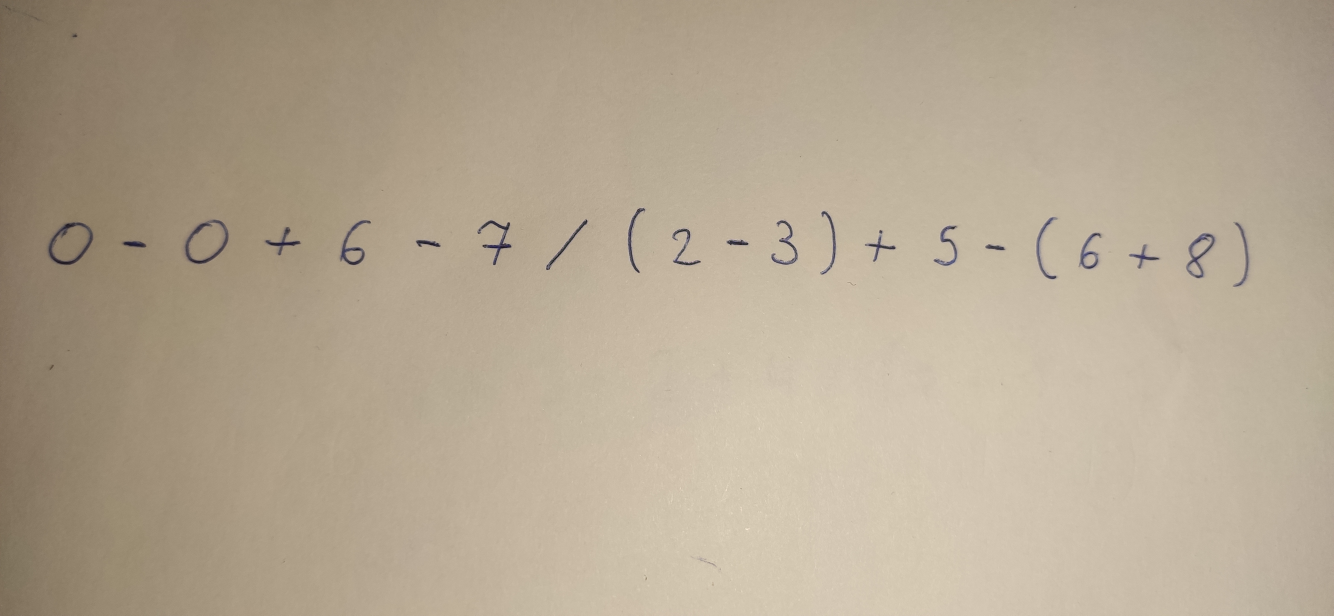
#> input picture example_tasks/IMG_20211215_224254.jpg, 4000 x 1846 px, found by its file name (shown at 1/3 size)
$ python play.py
#> lines starting #> are read from the running program, lines starting #| are printed output that depends on the picture; after the words box and inside, x2 and y2 are one past the last pixel; in counts of white or black regions, pixels touching at a corner belong together
import cv2
import imutils


if __name__ == '__main__':
    image = cv2.imread('IMG_20211215_224254.jpg')
#> image is the input picture: shape (1846, 4000, 3); mean B, G, R 146.1, 166.9, 180.7
    # image = cv2.resize(image, (1000, 460))
    image = cv2.resize(image, None, fx=0.25, fy=0.25)
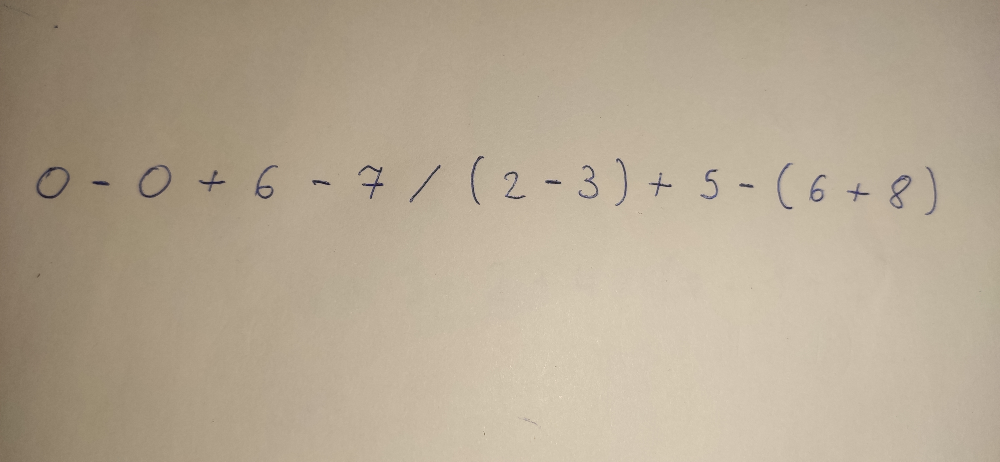
#> image: shape (462, 1000, 3); mean B, G, R 146.2, 167.1, 180.9
    gray = cv2.cvtColor(image, cv2.COLOR_BGR2GRAY)
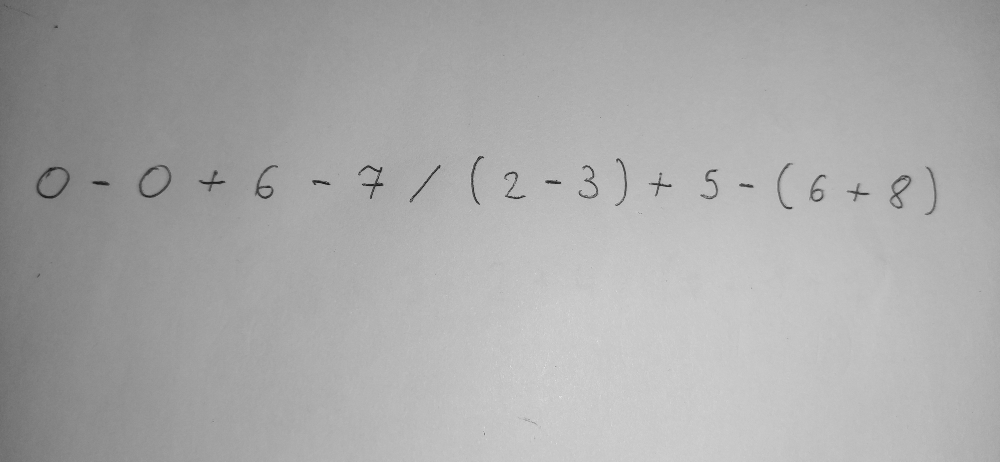
#> gray: shape (462, 1000); min 21, max 230, mean 168.8
    blurred = cv2.GaussianBlur(gray, (5, 5), 0)
    img_thresh = cv2.adaptiveThreshold(blurred, 255, cv2.ADAPTIVE_THRESH_GAUSSIAN_C, cv2.THRESH_BINARY_INV, 11, 2)
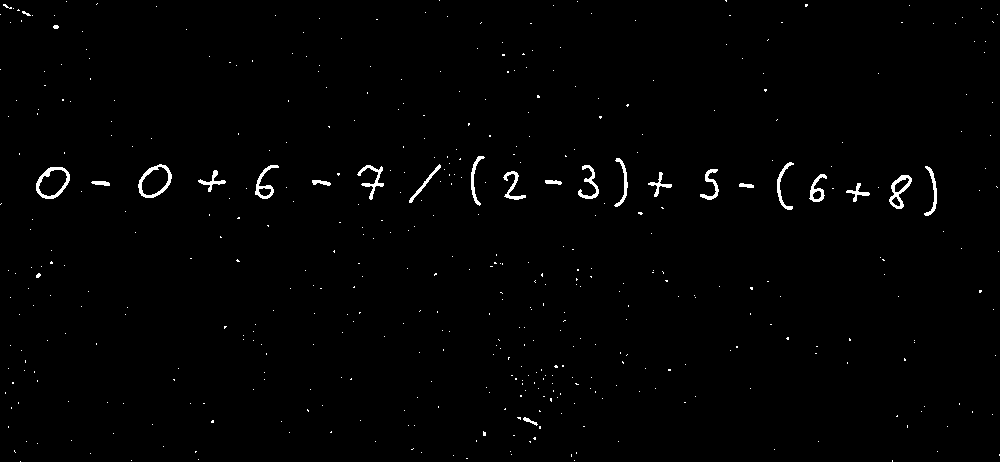
#> img_thresh: shape (462, 1000); 1% white; 467 white regions (443 under 20 px)
    cv2.imshow('image', img_thresh)
    cv2.waitKey(0)
    cnts = cv2.findContours(img_thresh.copy(), cv2.RETR_EXTERNAL,
                            cv2.CHAIN_APPROX_SIMPLE)
#> cnts = 467 contours, 445 with area under 20; largest, box (x1, y1, x2, y2) and area: (138, 164, 172, 198) 776, (36, 167, 70, 199) 769, (889, 175, 912, 209) 386, (255, 165, 279, 199) 256, (809, 174, 827, 202) 204
    cnts = imutils.grab_contours(cnts)
    cnts = sorted(cnts, key=lambda c: cv2.boundingRect(c)[0])

    # loop over the contours
    counter = 0
    for c in cnts:
        # compute the bounding box of the contour
        (x, y, w, h) = cv2.boundingRect(c)
        # filter out bounding boxes, ensuring they are neither too small
        # nor too large
        if 35 < cv2.contourArea(c) and w < 150 and h < 100:
            # extract the character and threshold it to make the character
            # appear as *white* (foreground) on a *black* background, then
            # grab the width and height of the thresholded image
            thresh = img_thresh[y:y + h, x:x + w]
            (tH, tW) = thresh.shape
            # if the width is greater than the height, resize along the
            # width dimension
            if tW > tH:
                thresh = imutils.resize(thresh, width=32)
            # otherwise, resize along the height
            else:
                thresh = imutils.resize(thresh, height=32)

            # re-grab the image dimensions (now that its been resized)
            # and then determine how much we need to pad the width and
            # height such that our image will be 32x32
            (tH, tW) = thresh.shape
            dX = int(max(0, 32 - tW) / 2.0)
            dY = int(max(0, 32 - tH) / 2.0)
            # pad the image and force 32x32 dimensions
            padded = cv2.copyMakeBorder(thresh, top=dY, bottom=dY,
                                        left=dX, right=dX, borderType=cv2.BORDER_CONSTANT,
                                        value=(0, 0, 0))
            padded = cv2.resize(padded, (32, 32))
            cv2.imwrite('images/%s.jpg' % counter, padded)
            counter += 1
#> this loop made 467 passes
#> (x, y, w, h, dX, dY) on passes 38, 69, 84, 96, 117, 139, 162, 190, 230, 255, 305, 337: (36, 167, 34, 32, 0, 1), (91, 181, 19, 5, 0, 12), (138, 164, 34, 34, 0, 0), (198, 170, 28, 22, 0, 3), (255, 165, 24, 34, 5, 0), (312, 180, 19, 6, 0, 11), (357, 165, 27, 35, 4, 0), (409, 164, 32, 39, 3, 0), (471, 156, 14, 50, 12, 0), (503, 171, 23, 29, 3, 0), (545, 180, 17, 5, 0, 11), (578, 165, 21, 34, 6, 0)
#> (x, y, w, h) on passes 2, 3, 4, 7, 8, 9: (0, 69, 1, 1), (0, 14, 1, 1), (3, 4, 9, 5), (8, 368, 1, 1), (8, 270, 1, 1), (8, 116, 1, 1)
#> after the loop, counter = 21

$ run again, with example_tasks/IMG_20211212_195035.jpg copied over example_tasks/IMG_20211215_224254.jpg
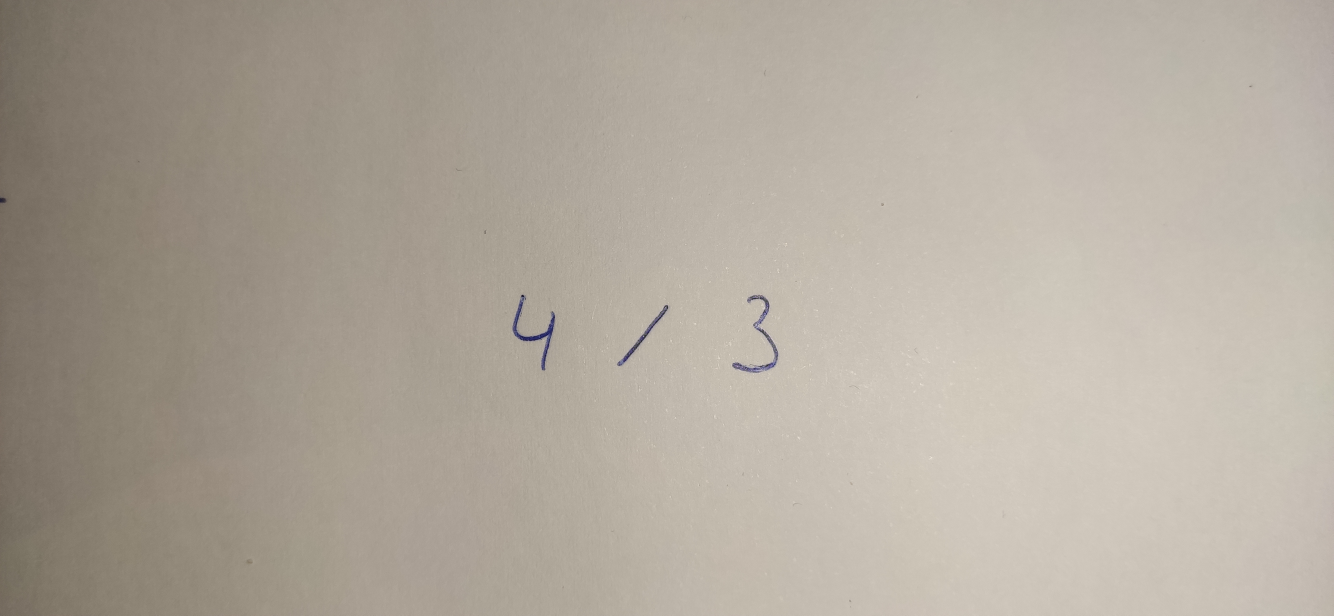
#> input picture example_tasks/IMG_20211212_195035.jpg, 4000 x 1846 px, found by its file name (shown at 1/3 size)
#> image is the input picture: shape (1846, 4000, 3); mean B, G, R 156.7, 168.4, 176.9
#> `image = cv2.resize(image, None, fx=0.25, fy=0.25)`:
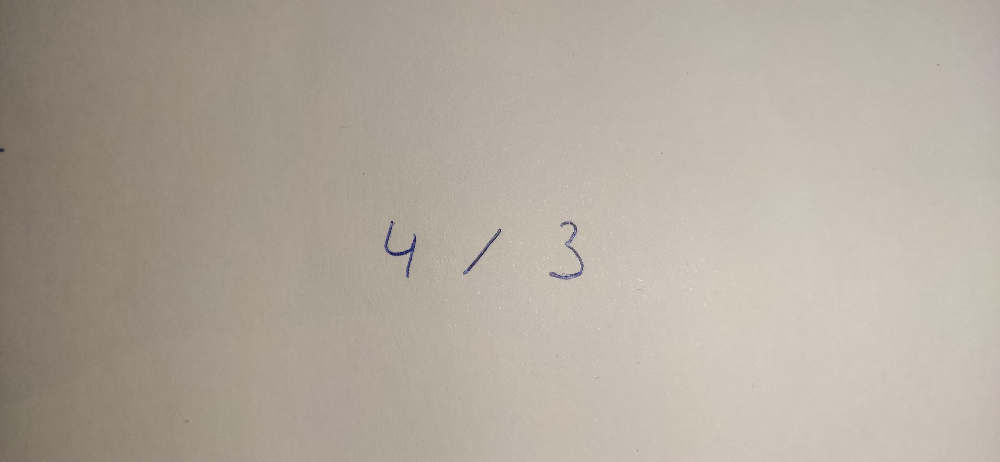
#> image: shape (462, 1000, 3); mean B, G, R 156.8, 168.6, 177
#> `img_thresh = cv2.adaptiveThreshold(blurred, 255, cv2.ADAPTIVE_THRESH_G..`:
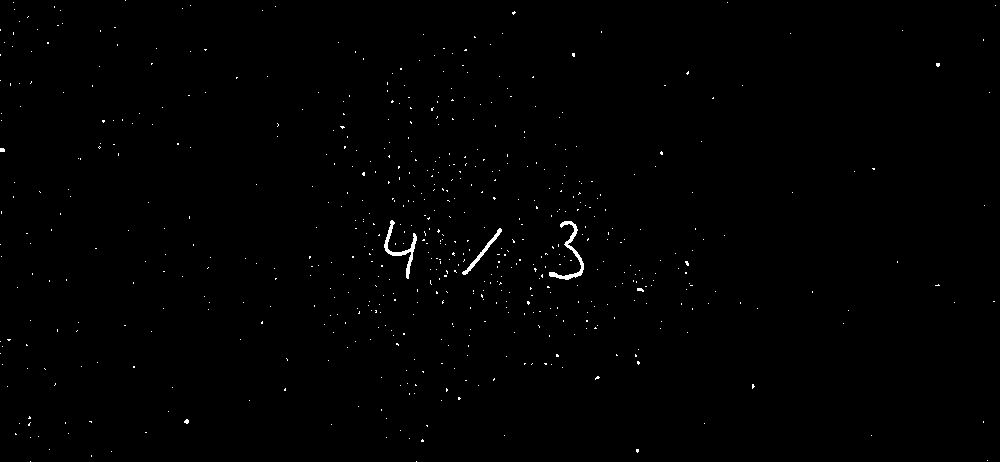
#> img_thresh: shape (462, 1000); 0.49% white in thin lines or dots
#> cnts = 599 contours, 596 with area under 20; largest, box (x1, y1, x2, y2) and area: (549, 221, 584, 280) 292, (384, 220, 417, 279) 264, (462, 228, 502, 275) 169
#> the loop `for c in cnts:` made 599 passes
#> (x, y, w, h, dX) on passes 217, 352, 458: (384, 220, 33, 59, 7), (462, 228, 40, 47, 2), (549, 221, 35, 59, 7)
#> after the loop `for c in cnts:`: counter = 3
